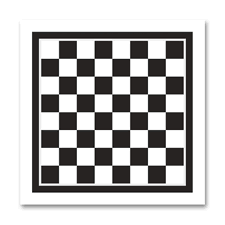
#> input picture sample3.png, 225 x 225 px
$ python harris.py
#> lines starting #> are read from the running program, lines starting #| are printed output that depends on the picture; after the words box and inside, x2 and y2 are one past the last pixel; in counts of white or black regions, pixels touching at a corner belong together
import numpy as np
import cv2 as cv

img = cv.imread("sample3.png")
#> img is the input picture: shape (225, 225, 3); mean B, G, R 189, 189.2, 190.2
gray = cv.cvtColor(img,cv.COLOR_BGR2GRAY)

gray = np.float32(gray)
dst = cv.cornerHarris(gray,2,3,0.04)
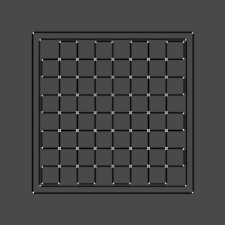
#> dst: shape (225, 225) float32; min -82817184, max 205290800, mean -4963078; drawn with min black and max white
#result is dilated for marking the corners, not important
dst = cv.dilate(dst,None)
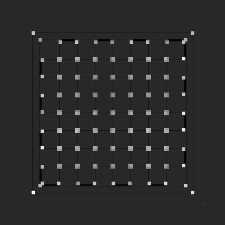
#> dst: shape (225, 225) float32; min -38502024, max 205290800, mean 3059592; drawn with min black and max white

ret, dst = cv.threshold(dst,0.01*dst.max(),255,0)
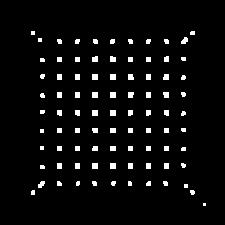
#> dst: shape (225, 225) float32; 4.4% white; 86 white regions (16 under 20 px), largest, box (x1, y1, x2, y2) and area: (92, 74, 98, 80) 36, (110, 74, 116, 80) 36, (92, 92, 98, 98) 36
#> ret = 2052908
dst = np.uint8(dst)
# find centroids
ret, labels, stats, centroids = cv.connectedComponentsWithStats(dst)
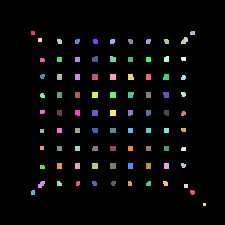
#> labels: shape (225, 225) int32; 87 distinct labels, from 0 to 86; one colour per label, 0 black
#> ret = 87; stats = 87 rows, first 6: [0, 0, 225, 225, 48418], [31, 31, 4, 4, 16], [190, 31, 5, 4, 19], [181, 37, 7, 7, 35], [38, 38, 4, 4, 16], [57, 39, 5, 5, 22]; centroids = 87 pairs, first value 32.5 to 204, second value 32.5 to 204
# define the criteria to stop and refine the corners
criteria = (cv.TERM_CRITERIA_EPS + cv.TERM_CRITERIA_MAX_ITER, 100, 0.001)
corners = cv.cornerSubPix(gray,np.float32(centroids),(5,5),(-1,-1),criteria)
#> corners = 87 pairs, first value 31.6 to 205.6, second value 31.44 to 204.9
# Now draw them
res = np.hstack((centroids,corners))
#> res = 87 rows, first 6: [111.9, 112, 111.8, 111.7], [32.5, 32.5, 31.6, 31.44], [192.1, 32.58, 192.2, 31.44], [184.2, 40.29, 184.5, 39.12], [39.5, 39.5, 38.51, 38.32], [59.09, 40.95, 58.86, 38.87]
res = np.int0(res)
#> res = 87 rows, first 6: [111, 112, 111, 111], [32, 32, 31, 31], [192, 32, 192, 31], [184, 40, 184, 39], [39, 39, 38, 38], [59, 40, 58, 38]
img[res[:,1],res[:,0]]=[0,0,255]
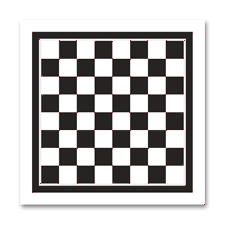
#> img: shape (225, 225, 3); 0.17% of pixels changed, all inside (x1, y1, x2, y2) = (32, 32, 205, 205)
img[res[:,3],res[:,2]] = [0,0,255]
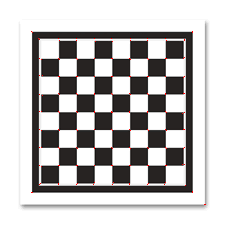
#> img: shape (225, 225, 3); 0.16% of pixels changed, all inside (x1, y1, x2, y2) = (31, 31, 206, 205)

# Threshold for an optimal value, it may vary depending on the image.

cv.imshow('dst',img)
if cv.waitKey(0) & 0xff == 27:
#> (key Esc is pressed here)
    cv.destroyAllWindows()
